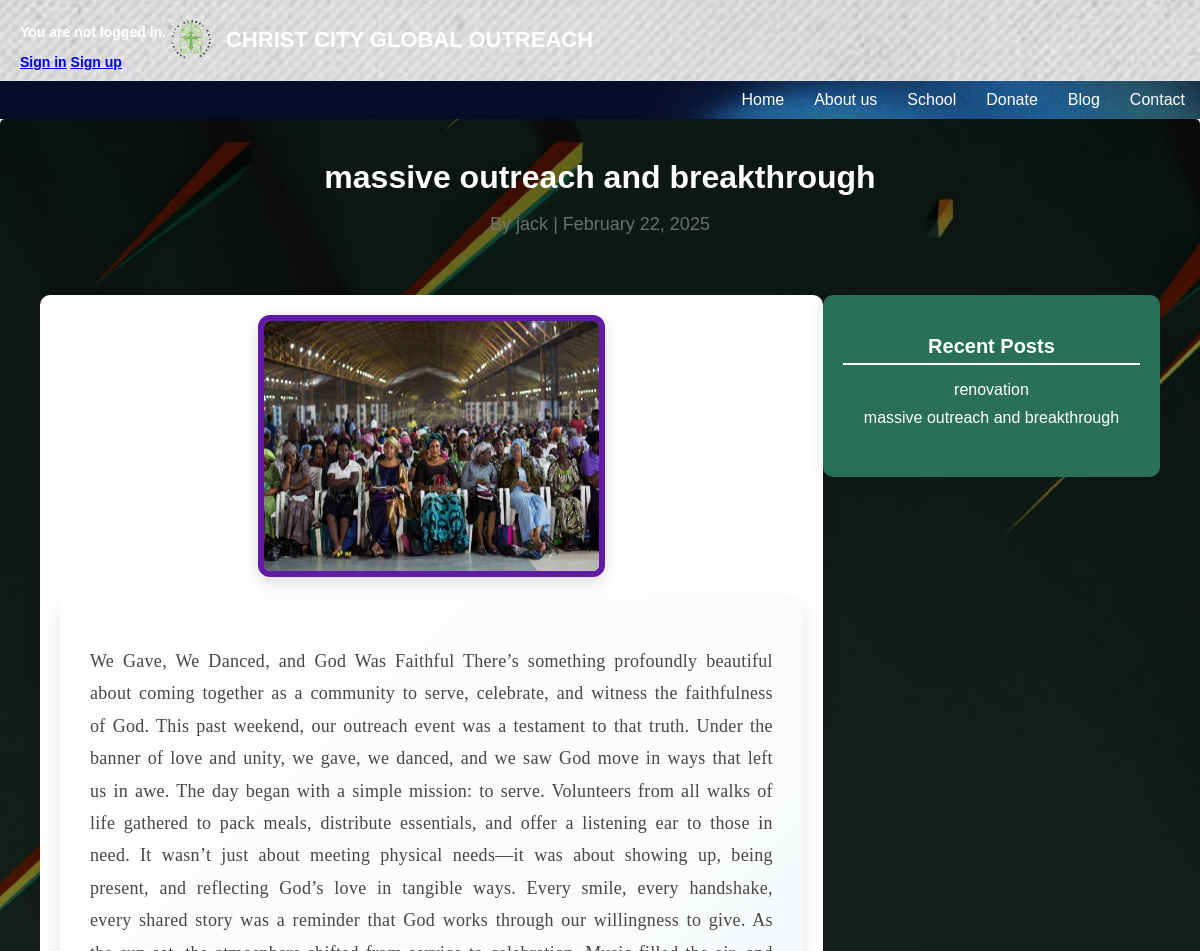
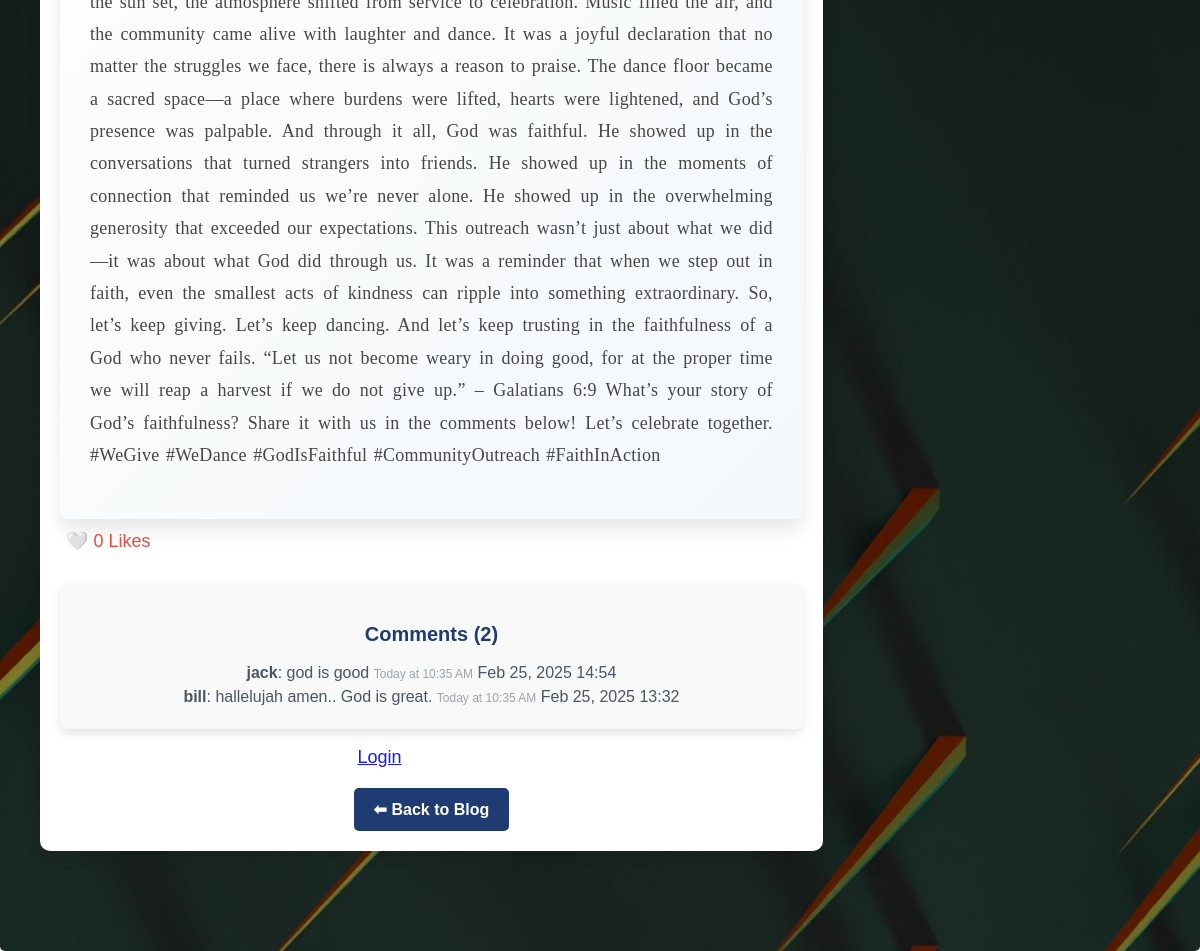
The page /blog/feel-the-presence-of-god/ on the database its author committed (2 pictures, top to bottom).
### outreach/models.py (models this page shows, shortened)
class BlogPost(models.Model):
    author = models.ForeignKey(User, on_delete=models.CASCADE)
    title = models.CharField(max_length=200)
    slug = models.SlugField(unique=True, blank=True)
    content = models.TextField()
    image = models.ImageField(upload_to='blog_images/', null=True, blank=True)
    created_at = models.DateTimeField(auto_now_add=True)
    updated_at = models.DateTimeField(auto_now=True)
    likes = models.ManyToManyField(User, related_name="blog_likes", blank=True)

class BlogPostImage(models.Model):
    blog_post = models.ForeignKey(BlogPost, on_delete=models.CASCADE, related_name="images")
    image = models.ImageField(upload_to="blog_images/")

class Comment(models.Model):
    post = models.ForeignKey(BlogPost, on_delete=models.CASCADE, related_name="comments")
    user = models.ForeignKey(User, on_delete=models.CASCADE)
    content = models.TextField()
    created_at = models.DateTimeField(auto_now_add=True)
    parent = models.ForeignKey("self", null=True, blank=True, on_delete=models.CASCADE, related_name="nested_replies")  # For replies
    likes = models.ManyToManyField(User, blank=True, related_name="liked_comments")  # Users who liked

### outreach/views.py (the view)
# urls.py: path('blog/<slug:slug>/', views.blog_detail, name='blog_detail'),
def blog_detail(request, slug):
    post = get_object_or_404(BlogPost, slug=slug)
    comments = Comment.objects.filter(post=post).order_by('-created_at')  # Fetch comments for the post
    recent_posts = BlogPost.objects.all().order_by('-created_at')[:5]  # Fetch recent posts for the sidebar
    print(f"Found {comments.count()} comments for post: {post.title}")
    for comment in comments:
        print(f"Comment by {comment.user.username}: {comment.content[:30]}...")
    context = {
        'post': post,
        'comments': comments,  # Pass comments to the template
        'recent_posts': recent_posts,
    }
    return render(request, "outreach/posts.html", context)

### outreach/templates/outreach/posts.html (shortened to what this page needs)
{% load static %}
{% block head %}
    <link rel="stylesheet" href="{% static 'css/blog.css' %}">
{% endblock %}
{% block title %}
<header class="top-header">
    <div class="container">
      <div class="top-header-content">
        <div class="user-info">
            {% if user.is_authenticated %}
                <span class="user-highlight">Welcome |  {{ user.username }}</span>
                <a href="{% url 'logout' %}" class="btn btn-theme btn-large e_tada">Log Out</a>
            {% else %}
                <p>You are not logged in.</p>
                      <a href="{% url 'login' %}" class="btn btn-theme">Sign in</a>
                      <a href="{% url 'register' %}" class="btn btn-theme">Sign up</a>
            {% endif %}
        </div>
                <div class="org-name">
                    <a href="{% url 'index' %}" class="org-link">
                        <img src="{% static 'img/logo-bg.png' %}" alt="Logo" class="logo-img">
                        <h1>CHRIST CITY GLOBAL OUTREACH</h1>
                    </a>
                </div>
            </div>
        </div>
    </header>
    <nav class="bottom-header">
        <div class="container">
            <ul class="nav-links">
                <li><a href="{% url 'index' %}">Home</a></li>
                <li><a href="{% url 'about' %}">About us</a></li>
                <li><a href="{% url 'school' %}">School</a></li>
                <li>
                  <a href="{% url 'donate2' %}">Donate </a>
              </li>
                <li><a href="{% url 'blog_list' %}">Blog</a></li>
                <li><a href="{% url 'contact' %}">Contact</a></li>
            </ul>
        </div>
    </nav>
{% endblock %}
{% block content %}
<header class="blog-header">
    <h1>{{ post.title }}</h1>
    <p class="blog-meta">By {{ post.author }} | {{ post.created_at|date:"F d, Y" }}</p>
<div class="post-container">
    <div class="post-content">
        {% if post.images.all %}
            <div class="post-image-container">
                {% for image in post.images.all %}
                    <img src="{{ image.image.url }}" alt="Blog Image" class="post-main-img">
                {% endfor %}
            </div>
        {% endif %}
        <div class="post-text">
            <p>{{ post.content|safe }}</p>
        </div>
        <div class="like-container">
            <button class="like-btn" data-post-id="{{ post.id }}">
                {% if user in post.likes.all %}
                    ❤️ <span id="like-count">{{ post.likes.count }}</span> Likes
                {% else %}
                    🤍 <span id="like-count">{{ post.likes.count }}</span> Likes
                {% endif %}
            </button>
        </div>
<div class="comments-section">
    <h3>Comments (<span id="comment-count">{{ comments|length }}</span>)</h3>
     <div id="comments-list">
        {% for comment in comments %}
            <div  class="comment-content">
                <strong>{{ comment.user.username }}</strong>: {{ comment.content }}
                <span class="comment-time">Today at 10:35 AM</span>
                <span class="comment-date">{{ comment.created_at|date:"M d, Y H:i" }}</span>
            </div>
        {% empty %}
            <p id="no-comments-message">No comments yet.</p>
        {% endfor %}
    </div>
</div>
    {% if user.is_authenticated %}
    <div class="comment-form">
        {% csrf_token %}
        <textarea id="comment-text" placeholder="Write a comment..." required></textarea>
        <button id="submit-comment" data-post-id="{{ post.id }}">Post Comment</button>
    </div>
    {% else %}
        <p><a href="{% url 'login' %}">Login</a> to comment.</p>
    {% endif %}
    <div class="back-to-blog-container">
        <a href="{% url 'blog_list' %}" class="back-to-blog-btn">⬅ Back to Blog</a>
    </div>
</div>
<aside class="blog-sidebar">
    <div class="sidebar-widget">
        <h3>Recent Posts</h3>
        <ul>
            {% for recent_post in recent_posts %}
                <li><a href="{% url 'blog_detail' recent_post.slug %}">{{ recent_post.title }}</a></li>
            {% empty %}
                <li>No recent posts.</li>
            {% endfor %}
        </ul>
    </div>
</aside>
</div>
{% endblock %}

### rows shown on the page
BlogPost: title "massive outreach and breakthrough", author "jack", created_at "February 22, 2025", content "We Gave, We Danced, and God Was Faithful There’s something profoundly beautiful about coming together as a community to serve, celebrate, and witness the faithfulness of God. This past weekend, our outreach event was a testament to that truth. Under the banner of love and unity, we gave, we danced, and we saw God move in ways that left us in awe. The day began with a simple mission: to serve. Volunteers from all walks of life gathered to pack meals, distribute essentials, and offer a listening ear to those in need. It wasn’t just about meeting physical needs—it was about showing up, being present, and reflecting God’s love in tangible ways. Every smile, every handshake, every shared story…", likes.count "0"
BlogPostImage: image (picture)
Comment: user.username "jack", content "god is good", created_at "Feb 25, 2025 14:54"
Comment: user.username "bill", content "hallelujah amen.. God is great.", created_at "Feb 25, 2025 13:32"
BlogPost: title "renovation"

### other values the page prints
{{ comments|length }} "2"
